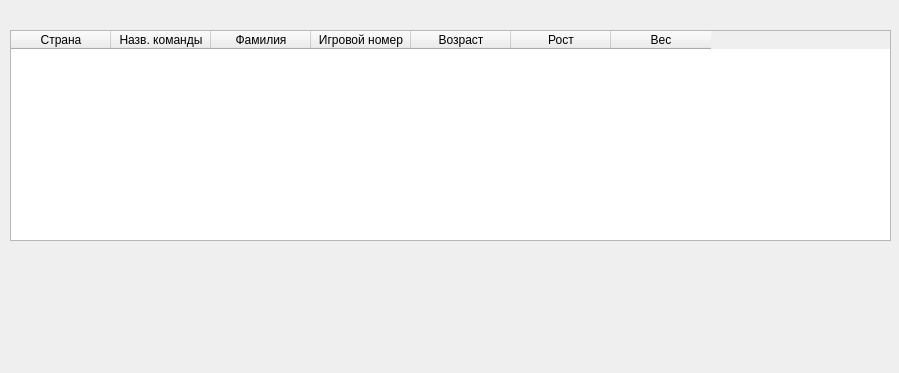
<?xml version="1.0" encoding="UTF-8"?>
<ui version="4.0">
 <class>Form</class>
 <widget class="QWidget" name="Form">
  <property name="geometry">
   <rect>
    <x>0</x>
    <y>0</y>
    <width>899</width>
    <height>373</height>
   </rect>
  </property>
  <property name="windowTitle">
   <string>Form</string>
  </property>
  <widget class="QTableWidget" name="tableWidget">
   <property name="geometry">
    <rect>
     <x>10</x>
     <y>30</y>
     <width>881</width>
     <height>211</height>
    </rect>
   </property>
   <column>
    <property name="text">
     <string>Страна</string>
    </property>
   </column>
   <column>
    <property name="text">
     <string>Назв. команды</string>
    </property>
   </column>
   <column>
    <property name="text">
     <string>Фамилия</string>
    </property>
   </column>
   <column>
    <property name="text">
     <string>Игровой номер</string>
    </property>
   </column>
   <column>
    <property name="text">
     <string>Возраст</string>
    </property>
   </column>
   <column>
    <property name="text">
     <string>Рост</string>
    </property>
   </column>
   <column>
    <property name="text">
     <string>Вес</string>
    </property>
   </column>
  </widget>
 </widget>
 <resources/>
 <connections/>
</ui>
